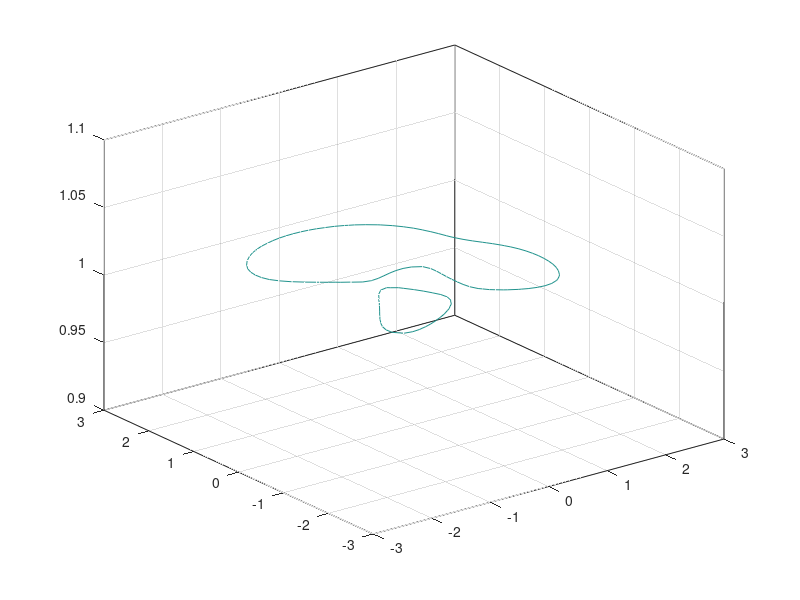

This figure's MATLAB source:
%=============================================================================
% Copyright (c) 2016-present Allan CORNET (Nelson)
%=============================================================================
% This file is part of Nelson.
%=============================================================================
% LICENCE_BLOCK_BEGIN
% SPDX-License-Identifier: LGPL-3.0-or-later
% LICENCE_BLOCK_END
%=============================================================================
% <--WEIGHT 2-->
% <--ADV-CLI MODE-->
%=============================================================================
figure();
[X, Y, Z] = peaks;
v = [1, 1];
contour3(X, Y, Z, v)
%=============================================================================
